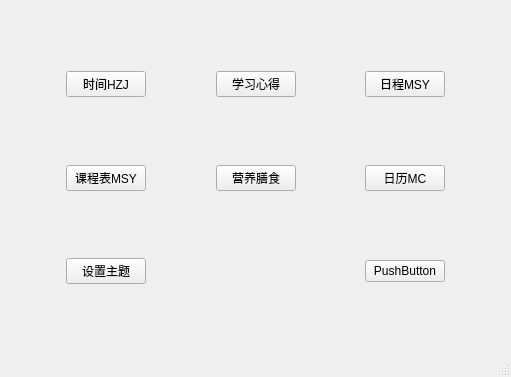
<?xml version="1.0" encoding="UTF-8"?>
<ui version="4.0">
 <class>MainWindow</class>
 <widget class="QMainWindow" name="MainWindow">
  <property name="geometry">
   <rect>
    <x>0</x>
    <y>0</y>
    <width>511</width>
    <height>377</height>
   </rect>
  </property>
  <property name="windowTitle">
   <string>PKU自律指南</string>
  </property>
  <property name="windowIcon">
   <iconset resource="images.qrc">
    <normaloff>:/image/OIP.jpg</normaloff>:/image/OIP.jpg</iconset>
  </property>
  <widget class="QWidget" name="centralwidget">
   <layout class="QGridLayout" name="gridLayout">
    <item row="0" column="1">
     <spacer name="verticalSpacer_2">
      <property name="orientation">
       <enum>Qt::Vertical</enum>
      </property>
      <property name="sizeHint" stdset="0">
       <size>
        <width>20</width>
        <height>40</height>
       </size>
      </property>
     </spacer>
    </item>
    <item row="6" column="1">
     <spacer name="verticalSpacer_7">
      <property name="orientation">
       <enum>Qt::Vertical</enum>
      </property>
      <property name="sizeHint" stdset="0">
       <size>
        <width>20</width>
        <height>40</height>
       </size>
      </property>
     </spacer>
    </item>
    <item row="2" column="1">
     <spacer name="verticalSpacer">
      <property name="orientation">
       <enum>Qt::Vertical</enum>
      </property>
      <property name="sizeHint" stdset="0">
       <size>
        <width>20</width>
        <height>40</height>
       </size>
      </property>
     </spacer>
    </item>
    <item row="3" column="4">
     <spacer name="horizontalSpacer_8">
      <property name="orientation">
       <enum>Qt::Horizontal</enum>
      </property>
      <property name="sizeHint" stdset="0">
       <size>
        <width>40</width>
        <height>20</height>
       </size>
      </property>
     </spacer>
    </item>
    <item row="3" column="3">
     <widget class="QPushButton" name="Food">
      <property name="text">
       <string>营养膳食</string>
      </property>
     </widget>
    </item>
    <item row="1" column="0">
     <spacer name="horizontalSpacer_4">
      <property name="orientation">
       <enum>Qt::Horizontal</enum>
      </property>
      <property name="sizeHint" stdset="0">
       <size>
        <width>40</width>
        <height>20</height>
       </size>
      </property>
     </spacer>
    </item>
    <item row="1" column="3">
     <widget class="QPushButton" name="note">
      <property name="text">
       <string>学习心得</string>
      </property>
     </widget>
    </item>
    <item row="4" column="1">
     <spacer name="verticalSpacer_3">
      <property name="orientation">
       <enum>Qt::Vertical</enum>
      </property>
      <property name="sizeHint" stdset="0">
       <size>
        <width>20</width>
        <height>40</height>
       </size>
      </property>
     </spacer>
    </item>
    <item row="3" column="0">
     <spacer name="horizontalSpacer_6">
      <property name="orientation">
       <enum>Qt::Horizontal</enum>
      </property>
      <property name="sizeHint" stdset="0">
       <size>
        <width>40</width>
        <height>20</height>
       </size>
      </property>
     </spacer>
    </item>
    <item row="1" column="4">
     <spacer name="horizontalSpacer_7">
      <property name="orientation">
       <enum>Qt::Horizontal</enum>
      </property>
      <property name="sizeHint" stdset="0">
       <size>
        <width>40</width>
        <height>20</height>
       </size>
      </property>
     </spacer>
    </item>
    <item row="0" column="5">
     <spacer name="verticalSpacer_6">
      <property name="orientation">
       <enum>Qt::Vertical</enum>
      </property>
      <property name="sizeHint" stdset="0">
       <size>
        <width>20</width>
        <height>40</height>
       </size>
      </property>
     </spacer>
    </item>
    <item row="1" column="5">
     <widget class="QPushButton" name="pushButton">
      <property name="text">
       <string>日程MSY</string>
      </property>
     </widget>
    </item>
    <item row="1" column="6">
     <spacer name="horizontalSpacer_5">
      <property name="orientation">
       <enum>Qt::Horizontal</enum>
      </property>
      <property name="sizeHint" stdset="0">
       <size>
        <width>40</width>
        <height>20</height>
       </size>
      </property>
     </spacer>
    </item>
    <item row="1" column="2">
     <spacer name="horizontalSpacer_3">
      <property name="orientation">
       <enum>Qt::Horizontal</enum>
      </property>
      <property name="sizeHint" stdset="0">
       <size>
        <width>40</width>
        <height>20</height>
       </size>
      </property>
     </spacer>
    </item>
    <item row="3" column="1">
     <widget class="QPushButton" name="TTBT">
      <property name="text">
       <string>课程表MSY</string>
      </property>
     </widget>
    </item>
    <item row="3" column="2">
     <spacer name="horizontalSpacer_2">
      <property name="orientation">
       <enum>Qt::Horizontal</enum>
      </property>
      <property name="sizeHint" stdset="0">
       <size>
        <width>40</width>
        <height>20</height>
       </size>
      </property>
     </spacer>
    </item>
    <item row="2" column="5">
     <spacer name="verticalSpacer_4">
      <property name="orientation">
       <enum>Qt::Vertical</enum>
      </property>
      <property name="sizeHint" stdset="0">
       <size>
        <width>20</width>
        <height>40</height>
       </size>
      </property>
     </spacer>
    </item>
    <item row="6" column="5">
     <spacer name="verticalSpacer_8">
      <property name="orientation">
       <enum>Qt::Vertical</enum>
      </property>
      <property name="sizeHint" stdset="0">
       <size>
        <width>20</width>
        <height>40</height>
       </size>
      </property>
     </spacer>
    </item>
    <item row="3" column="5">
     <widget class="QPushButton" name="calBT">
      <property name="text">
       <string>日历MC</string>
      </property>
     </widget>
    </item>
    <item row="4" column="5">
     <spacer name="verticalSpacer_5">
      <property name="orientation">
       <enum>Qt::Vertical</enum>
      </property>
      <property name="sizeHint" stdset="0">
       <size>
        <width>20</width>
        <height>40</height>
       </size>
      </property>
     </spacer>
    </item>
    <item row="3" column="6">
     <spacer name="horizontalSpacer">
      <property name="orientation">
       <enum>Qt::Horizontal</enum>
      </property>
      <property name="sizeHint" stdset="0">
       <size>
        <width>40</width>
        <height>20</height>
       </size>
      </property>
     </spacer>
    </item>
    <item row="1" column="1">
     <widget class="QPushButton" name="clockBT">
      <property name="text">
       <string>时间HZJ</string>
      </property>
     </widget>
    </item>
    <item row="5" column="1">
     <widget class="QPushButton" name="style">
      <property name="text">
       <string>设置主题</string>
      </property>
     </widget>
    </item>
    <item row="5" column="0">
     <spacer name="horizontalSpacer_9">
      <property name="orientation">
       <enum>Qt::Horizontal</enum>
      </property>
      <property name="sizeHint" stdset="0">
       <size>
        <width>40</width>
        <height>20</height>
       </size>
      </property>
     </spacer>
    </item>
    <item row="5" column="5">
     <widget class="QPushButton" name="pushButton_3">
      <property name="text">
       <string>PushButton</string>
      </property>
     </widget>
    </item>
    <item row="5" column="2" colspan="3">
     <spacer name="horizontalSpacer_10">
      <property name="orientation">
       <enum>Qt::Horizontal</enum>
      </property>
      <property name="sizeHint" stdset="0">
       <size>
        <width>40</width>
        <height>20</height>
       </size>
      </property>
     </spacer>
    </item>
   </layout>
  </widget>
  <widget class="QMenuBar" name="menubar">
   <property name="geometry">
    <rect>
     <x>0</x>
     <y>0</y>
     <width>511</width>
     <height>17</height>
    </rect>
   </property>
  </widget>
  <widget class="QStatusBar" name="statusbar"/>
 </widget>
 <resources>
  <include location="images.qrc"/>
 </resources>
 <connections/>
</ui>
